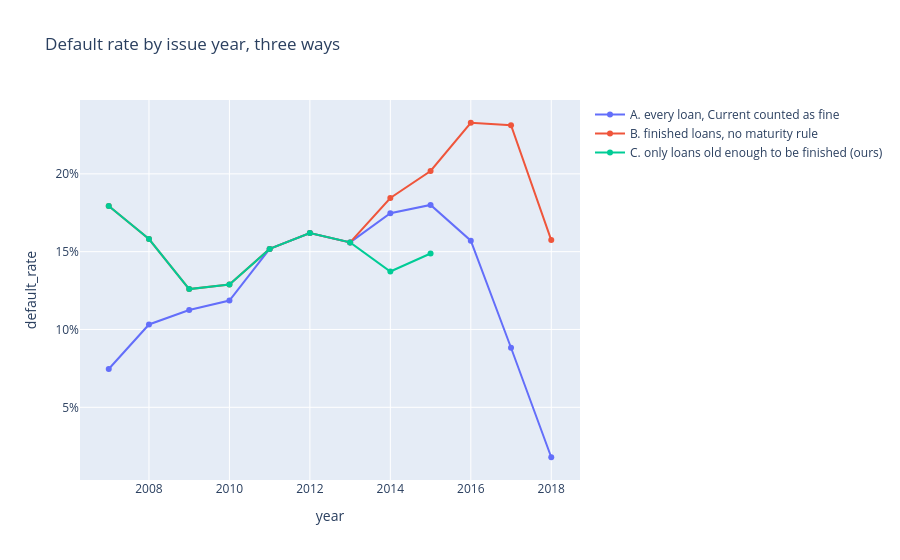

This figure's notebook cell:
### Markdown cell above
## The maturity trap
Many loans in the data are still being repaid ("Current"). Whatever you do with them distorts the default rate. Compare three ways of measuring it, by the year the loan was issued.

### Code cell
raw = pd.read_csv(config.ACCEPTED_RAW, usecols=['loan_status', 'issue_d']).dropna()
raw['year'] = raw['issue_d'].str[-4:].astype(int)
everyone = raw.assign(d=raw['loan_status'] == 'Charged Off').groupby('year')['d'].mean()
done = raw[raw['loan_status'].isin(['Fully Paid', 'Charged Off'])]
finished = done.assign(d=done['loan_status'] == 'Charged Off').groupby('year')['d'].mean()
matured = df.groupby('issue_year')['defaulted'].mean()
trap = pd.concat({'A. every loan, Current counted as fine': everyone, 'B. finished loans, no maturity rule': finished,
                  'C. only loans old enough to be finished (ours)': matured}, axis=1)
trap.index.name = 'year'
px.line(trap.reset_index().melt('year', var_name='method', value_name='default_rate'), x='year', y='default_rate', color='method', markers=True,
        title='Default rate by issue year, three ways').update_layout(yaxis_tickformat='.0%', legend_title='').show()
trap.round(3).T

### Figure 1 — Plotly figure (JSON) as saved in the notebook; plotly's stock layout.template omitted (floating-point values rounded to 4 significant figures)
{"data": [{"hovertemplate": "method=A. every loan, Current counted as fine<br>year=%{x}<br>default_rate=%{y}<extra></extra>", "legendgroup": "A. every loan, Current counted as fine", "line": {"color": "#636efa", "dash": "solid"}, "marker": {"symbol": "circle"}, "mode": "lines+markers", "name": "A. every loan, Current counted as fine", "orientation": "v", "showlegend": true, "type": "scatter", "x": [2007, 2008, 2009, 2010, 2011, 2012, 2013, 2014, 2015, 2016, 2017, 2018], "xaxis": "x", "y": [0.07463, 0.1032, 0.1125, 0.1186, 0.1518, 0.162, 0.1559, 0.1747, 0.18, 0.1571, 0.08825, 0.0179], "yaxis": "y"}, {"hovertemplate": "method=B. finished loans, no maturity rule<br>year=%{x}<br>default_rate=%{y}<extra></extra>", "legendgroup": "B. finished loans, no maturity rule", "line": {"color": "#EF553B", "dash": "solid"}, "marker": {"symbol": "circle"}, "mode": "lines+markers", "name": "B. finished loans, no maturity rule", "orientation": "v", "showlegend": true, "type": "scatter", "x": [2007, 2008, 2009, 2010, 2011, 2012, 2013, 2014, 2015, 2016, 2017, 2018], "xaxis": "x", "y": [0.1793, 0.1581, 0.126, 0.1289, 0.1518, 0.162, 0.156, 0.1845, 0.2018, 0.2328, 0.2312, 0.1575], "yaxis": "y"}, {"hovertemplate": "method=C. only loans old enough to be finished (ours)<br>year=%{x}<br>default_rate=%{y}<extra></extra>", "legendgroup": "C. only loans old enough to be finished (ours)", "line": {"color": "#00cc96", "dash": "solid"}, "marker": {"symbol": "circle"}, "mode": "lines+markers", "name": "C. only loans old enough to be finished (ours)", "orientation": "v", "showlegend": true, "type": "scatter", "x": [2007, 2008, 2009, 2010, 2011, 2012, 2013, 2014, 2015, 2016, 2017, 2018], "xaxis": "x", "y": [0.1793, 0.1581, 0.126, 0.1289, 0.1518, 0.162, 0.156, 0.1373, 0.1488, NaN, NaN, NaN], "yaxis": "y"}], "layout": {"legend": {"title": {"text": ""}, "tracegroupgap": 0}, "title": {"text": "Default rate by issue year, three ways"}, "xaxis": {"anchor": "y", "domain": [0.0, 1.0], "title": {"text": "year"}}, "yaxis": {"anchor": "x", "domain": [0.0, 1.0], "tickformat": ".0%", "title": {"text": "default_rate"}}}}
